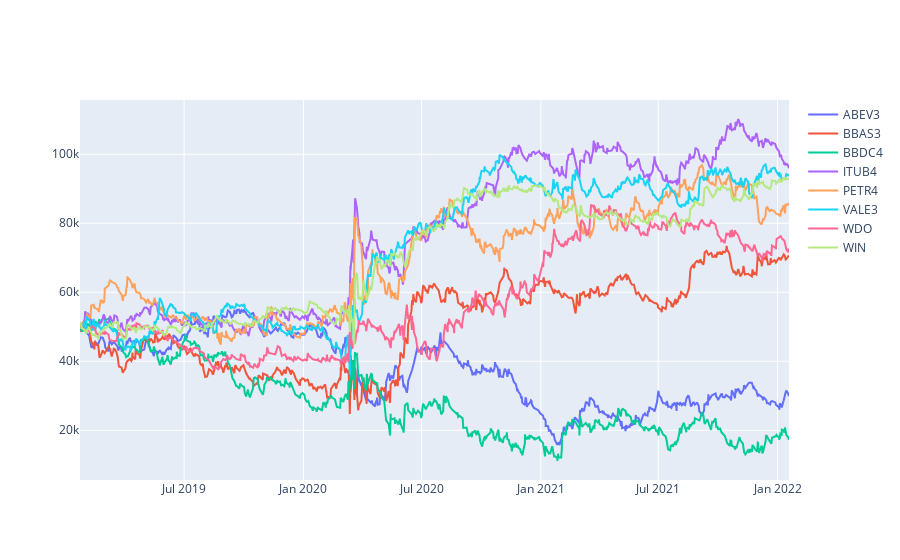

Notebook code for this chart:
### Markdown cell above
# Resultado linhas

### Code cell
import plotly.express as px
import plotly.graph_objects as go
import plotly.io as pio
pio.kaleido.scope.default_width = "1184"
pio.kaleido.scope.default_height = "450"
fig = go.Figure()
for item in dfs_orders_summary:
    fig.add_trace(go.Scatter(x=item["df_orders_summary"]["time"], y=item["df_orders_summary"]["cum_result"],
                        mode='lines',
                        name=item["stock_code"]))
# fig.update_layout(yaxis_range=[0,150000000000e3])
fig.show()
fig.write_image("../results/resultados.png")

### Figure 1 — Plotly figure (JSON) as saved in the notebook; plotly's stock layout.template omitted (floating-point values rounded to 4 significant figures; data arrays with more than 128 entries replaced by an {"elided": "..."} marker saying what was removed)
{"data": [{"mode": "lines", "name": "ABEV3", "type": "scatter", "x": {"elided": "656 str values"}, "y": {"elided": "656 float values"}}, {"mode": "lines", "name": "BBAS3", "type": "scatter", "x": {"elided": "677 str values"}, "y": {"elided": "677 float values"}}, {"mode": "lines", "name": "BBDC4", "type": "scatter", "x": {"elided": "691 str values"}, "y": {"elided": "691 float values"}}, {"mode": "lines", "name": "ITUB4", "type": "scatter", "x": {"elided": "705 str values"}, "y": {"elided": "705 float values"}}, {"mode": "lines", "name": "PETR4", "type": "scatter", "x": {"elided": "709 str values"}, "y": {"elided": "709 float values"}}, {"mode": "lines", "name": "VALE3", "type": "scatter", "x": {"elided": "664 str values"}, "y": {"elided": "664 float values"}}, {"mode": "lines", "name": "WDO", "type": "scatter", "x": {"elided": "679 str values"}, "y": {"elided": "679 float values"}}, {"mode": "lines", "name": "WIN", "type": "scatter", "x": {"elided": "705 str values"}, "y": {"elided": "705 float values"}}], "layout": {}}
